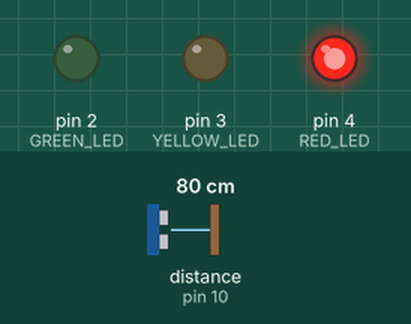
A sketch run on a simulated Arduino Uno, built with avr-gcc and run on an emulated ATmega328P. Parts: output pins drawn as LEDs (lit = HIGH). Wiring (inferred from the names in the program): ultrasonic range finder: trigger pin 9; echo pin 10. Inputs (shaded band) come from the test bench; at power-on: distance to the obstacle (sensor on pin 10) 80 cm. The echo pulse lasts 58.3 µs per cm; pins used as bus, display or sensor lines are not drawn; what the sketch prints to the serial monitor is not drawn.

Above: at 1.3 s.
1.4 s: distance to the obstacle (sensor on pin 10) set to 12 cm
2.9 s: distance to the obstacle (sensor on pin 10) set to 9 cm
At 4.1 s:
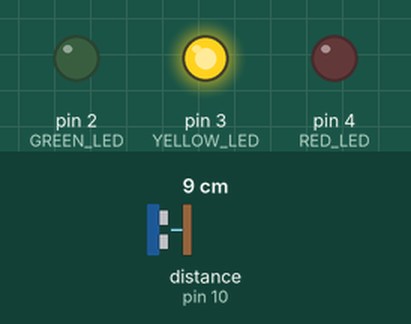
4.5 s: distance to the obstacle (sensor on pin 10) set to 7 cm
6.0 s: distance to the obstacle (sensor on pin 10) set to 4 cm
At 6.8 s:
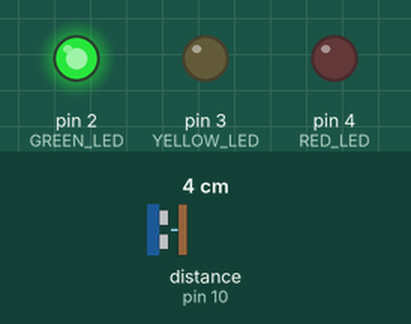
7.5 s: distance to the obstacle (sensor on pin 10) set to 18 cm
At 8.0 s:
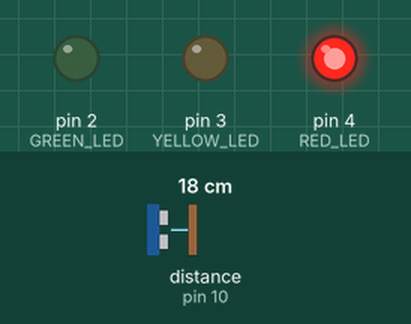
9.0 s: distance to the obstacle (sensor on pin 10) set to 2 cm
At 9.4 s:
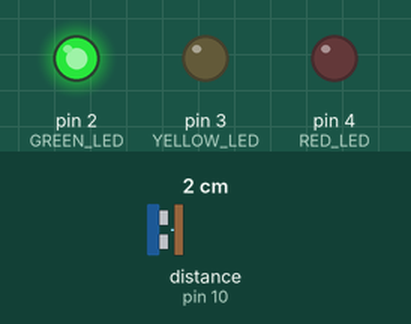
Timing chart, 0 to 11.5 s (numbered marks = the images above; inputs shaded):
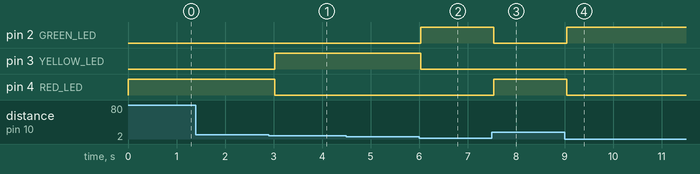

The sketch:

arduino_practice_3.ino
```cpp
#define TRIG_PIN 9
#define ECHO_PIN 10

#define GREEN_LED  2
#define YELLOW_LED 3
#define RED_LED    4

void setup() {
  Serial.begin(9600);

  pinMode(TRIG_PIN, OUTPUT);
  pinMode(ECHO_PIN, INPUT);

  pinMode(GREEN_LED, OUTPUT);
  pinMode(YELLOW_LED, OUTPUT);
  pinMode(RED_LED, OUTPUT);
}

void loop() {
  // 초음파 거리 측정
  digitalWrite(TRIG_PIN, LOW);
  delayMicroseconds(2);
  digitalWrite(TRIG_PIN, HIGH);
  delayMicroseconds(10);
  digitalWrite(TRIG_PIN, LOW);

  long duration = pulseIn(ECHO_PIN, HIGH);
  float distance = duration * 0.034 / 2;

  Serial.print("거리: ");
  Serial.print(distance);
  Serial.println(" cm");

  // 거리 기준으로 LED 점등
  if (distance <= 5) {
    digitalWrite(GREEN_LED, HIGH);
    digitalWrite(YELLOW_LED, LOW);
    digitalWrite(RED_LED, LOW);
  }
  else if (distance <= 10) {
    digitalWrite(GREEN_LED, LOW);
    digitalWrite(YELLOW_LED, HIGH);
    digitalWrite(RED_LED, LOW);
  }
  else {
    digitalWrite(GREEN_LED, LOW);
    digitalWrite(YELLOW_LED, LOW);
    digitalWrite(RED_LED, HIGH);
  }

  delay(500);
}
```

Measured:
- the behaviour switches between 11 and 10 cm on distance to the obstacle (sensor on pin 10) (found by bisection; images 0 and 1)
- the behaviour switches between 6 and 5 cm on distance to the obstacle (sensor on pin 10) (found by bisection; images 1 and 2)
- after the input at 1.4 s, every drawn part: stays the same
- after the input at 2.9 s, pin 3 (YELLOW_LED): LOW → HIGH after 0.12 s; pin 4 (RED_LED): HIGH → LOW after 0.12 s
- after the input at 4.5 s, every drawn part: stays the same
- after the input at 6.0 s, pin 2 (GREEN_LED): LOW → HIGH at once; pin 3 (YELLOW_LED): HIGH → LOW at once
- after the input at 7.5 s, pin 2 (GREEN_LED): HIGH → LOW at once; pin 4 (RED_LED): LOW → HIGH at once
- after the input at 9.0 s, pin 2 (GREEN_LED): LOW → HIGH at once; pin 4 (RED_LED): HIGH → LOW at once
